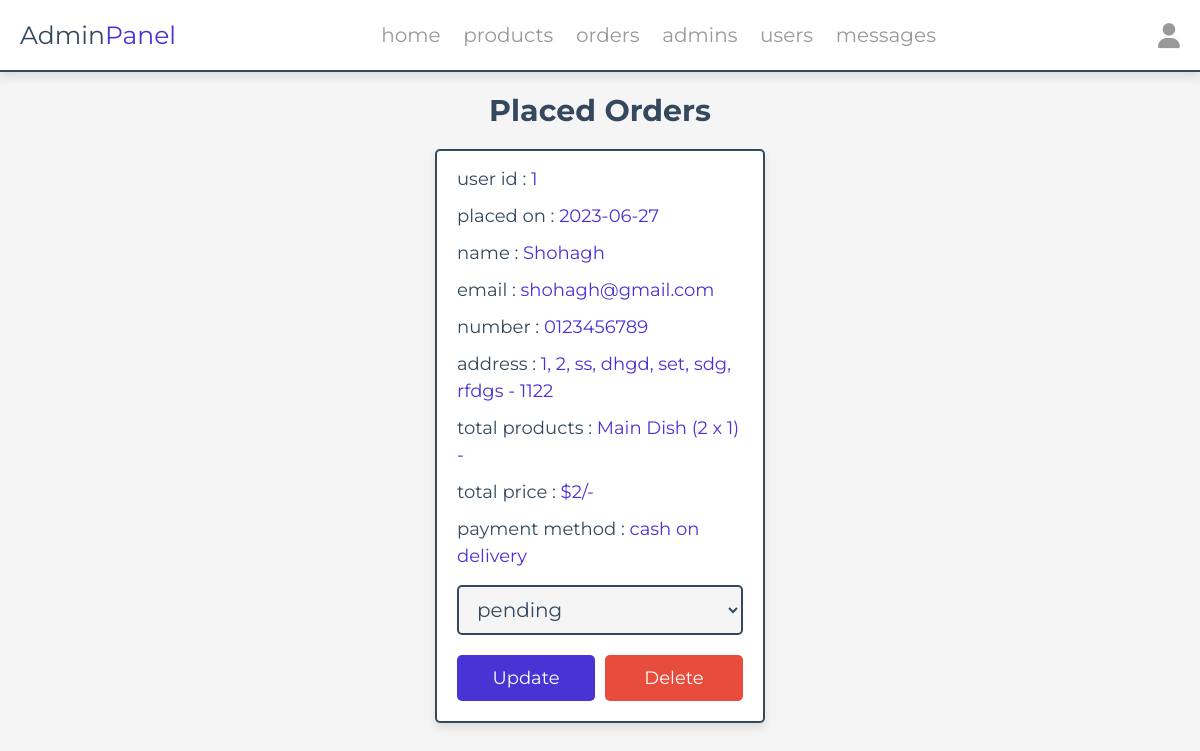
The page /admin/placed_orders.php (signed in) on the database its author committed.
### tables this page shows
CREATE TABLE `orders` (
  `id` int(100) NOT NULL,
  `user_id` int(100) NOT NULL,
  `name` varchar(20) NOT NULL,
  `number` varchar(10) NOT NULL,
  `email` varchar(50) NOT NULL,
  `method` varchar(50) NOT NULL,
  `address` varchar(500) NOT NULL,
  `total_products` varchar(1000) NOT NULL,
  `total_price` int(100) NOT NULL,
  `placed_on` date NOT NULL DEFAULT current_timestamp(),
  `payment_status` varchar(20) NOT NULL DEFAULT 'pending'
);

### admin/placed_orders.php (the view, shortened to what this page needs)
<?php
include '../components/connect.php';
?>
<!DOCTYPE html>
<html lang="en">
<head>
   <link rel="stylesheet" href="https://cdnjs.cloudflare.com/ajax/libs/font-awesome/6.1.1/css/all.min.css">
   <link rel="stylesheet" href="../css/admin_style.css">
</head>
<body>
<?php include '../components/admin_header.php' ?>
<section class="placed-orders">
   <h1 class="heading">placed orders</h1>
   <div class="box-container">
   <?php
      $select_orders = $conn->prepare("SELECT * FROM `orders`");
      $select_orders->execute();
      if($select_orders->rowCount() > 0){
         while($fetch_orders = $select_orders->fetch(PDO::FETCH_ASSOC)){
   ?>
   <div class="box">
      <p> user id : <span><?= $fetch_orders['user_id']; ?></span> </p>
      <p> placed on : <span><?= $fetch_orders['placed_on']; ?></span> </p>
      <p> name : <span><?= $fetch_orders['name']; ?></span> </p>
      <p> email : <span><?= $fetch_orders['email']; ?></span> </p>
      <p> number : <span><?= $fetch_orders['number']; ?></span> </p>
      <p> address : <span><?= $fetch_orders['address']; ?></span> </p>
      <p> total products : <span><?= $fetch_orders['total_products']; ?></span> </p>
      <p> total price : <span>$<?= $fetch_orders['total_price']; ?>/-</span> </p>
      <p> payment method : <span><?= $fetch_orders['method']; ?></span> </p>
      <form action="" method="POST">
         <select name="payment_status" class="drop-down">
            <option value="" selected disabled><?= $fetch_orders['payment_status']; ?></option>
         </select>
         <div class="flex-btn">
            <input type="submit" value="update" class="btn" name="update_payment">
            <a href="placed_orders.php?delete=<?= $fetch_orders['id']; ?>" class="delete-btn" onclick="return confirm('delete this order?');">delete</a>
         </div>
      </form>
   </div>
   <?php
      }
   }else{
      echo '<p class="empty">no orders placed yet!</p>';
   }
   ?>
   </div>
</section>
</body>
</html>

### css/admin_style.css (style rules this page uses)
:root { --main-color:#4834d4; --red:#e74c3c; --orange:#f39c12; --black:#34495e; --white:#fff; --light-bg:#f5f5f5; --light-color:#999; --border:.2rem solid var(--black); --box-shadow:0 .5rem 1rem rgba(0,0,0,.1); }
* { font-family: 'Montserrat', sans-serif; margin:0; padding:0; box-sizing: border-box; text-decoration: none; outline: none; border:none; }
html { font-size: 62.5%; overflow-x: hidden; }
body { background-color: var(--light-bg); }
section { max-width: 1200px; margin:0 auto; padding:2rem; }
.btn, .delete-btn, .option-btn { display: block; margin-top: 1rem; border-radius: .5rem; cursor: pointer; width: 100%; font-size: 1.8rem; color:var(--white); padding:1.2rem 3rem; text-transform: capitalize; text-align: center; }
.btn { background-color: var(--main-color); }
.delete-btn { background-color: var(--red); }
.flex-btn { display: flex; gap:1rem; }
.heading { text-align: center; margin-bottom: 2rem; text-transform: capitalize; color:var(--black); font-size: 3rem; }
.placed-orders .box-container { display: grid; grid-template-columns: repeat(auto-fit, 33rem); gap:1.5rem; justify-content: center; align-items: flex-start; }
.placed-orders .box-container .box { background-color: var(--white); border-radius: .5rem; box-shadow: var(--box-shadow); border:var(--border); padding:2rem; padding-top: 1rem; }
.placed-orders .box-container .box p { padding: .5rem 0; line-height: 1.5; font-size: 1.8rem; color:var(--black); }
.placed-orders .box-container .box p span { color:var(--main-color); }
.placed-orders .box-container .box .drop-down { width: 100%; margin:1rem 0; background-color: var(--light-bg); padding:1rem 1.4rem; font-size: 2rem; color:var(--black); border:var(--border); border-radius: .5rem; }

### rows shown on the page
orders: user "1", placed_on "2023-06-27", name "Shohagh", email "shohagh@gmail.com", number "0123456789", address "1, 2, ss, dhgd, set, sdg, rfdgs - 1122", total_products "Main Dish (2 x 1) -", total_price "2", method "cash on delivery", payment_status "pending"
